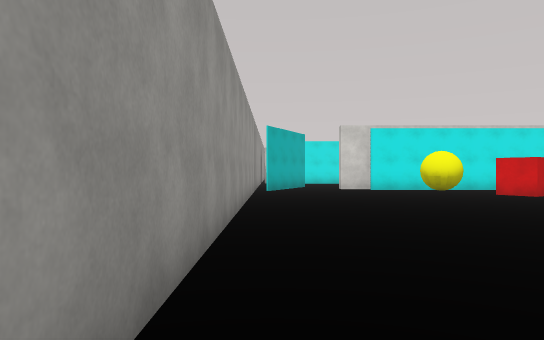
[1] (above)

20 first-person views from a walk through a scene from a Unity 3-D project. The camera is 1.5 m above the floor, looks level and sees 70° across. The floor is counted in squares, 2 m on a side. Each view is taken from the middle of a square. On the plan, view 1 faces up. The plan holds only what a view shows up to about 12 squares ahead; the rest is blank. The place goes on beyond the plan. Surface patterns are stand-ins for the level's own textures.

[2]
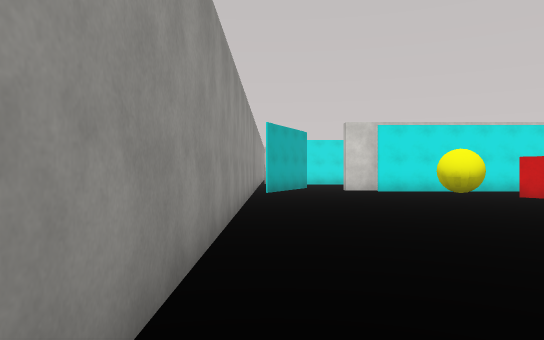

[3]
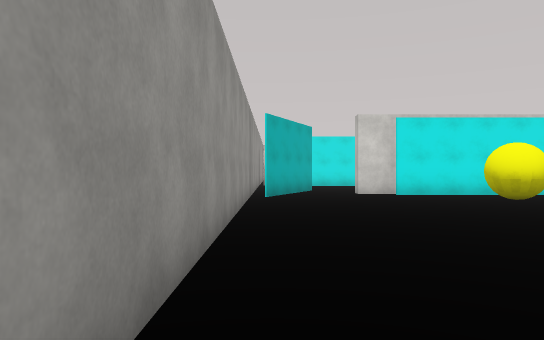

[4]
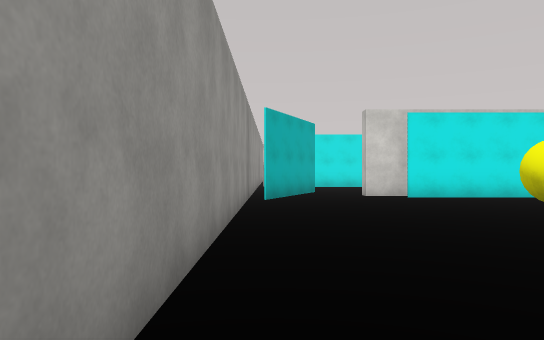

[5]
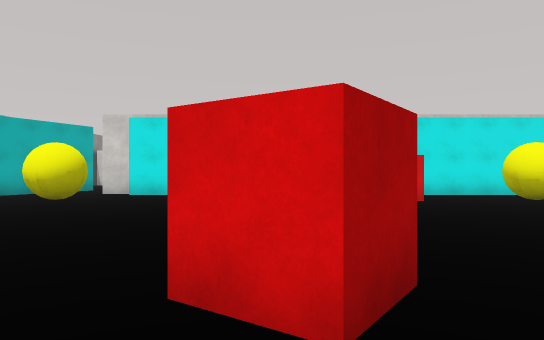

[6]
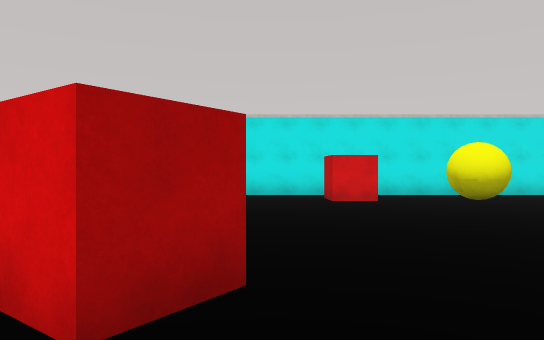

[7]
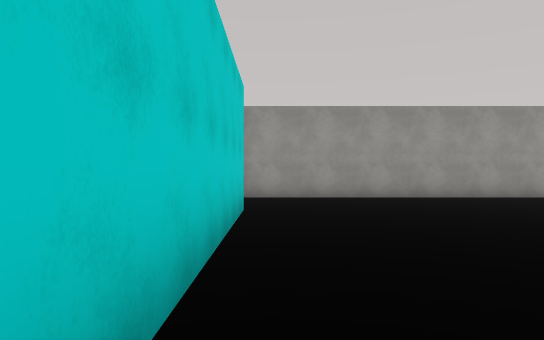

[8]
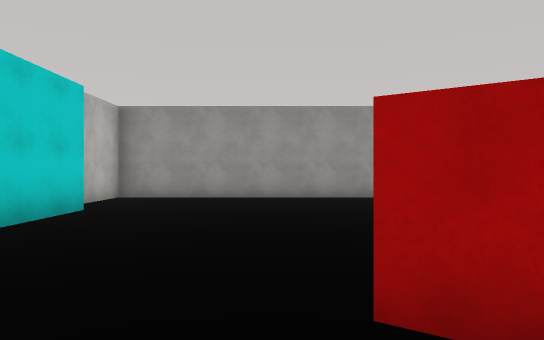

[9]
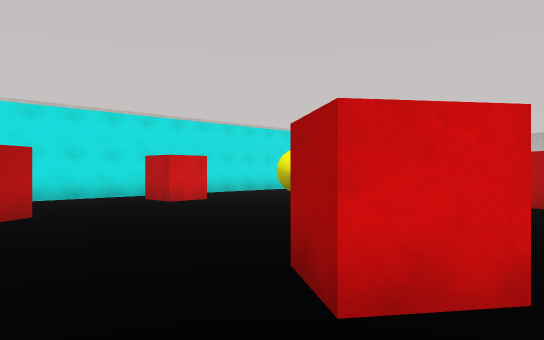

[10]
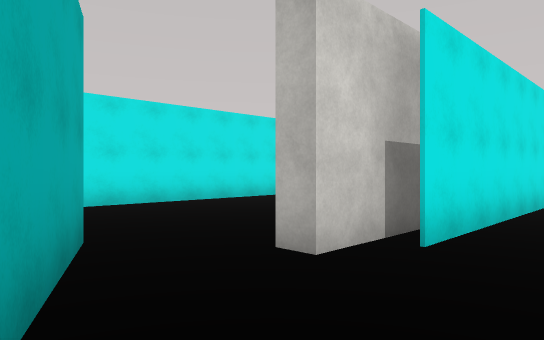

[11]
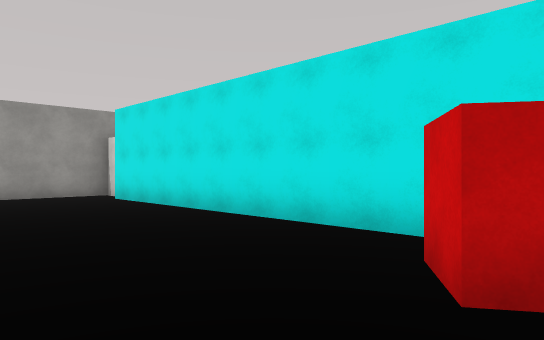

[12]
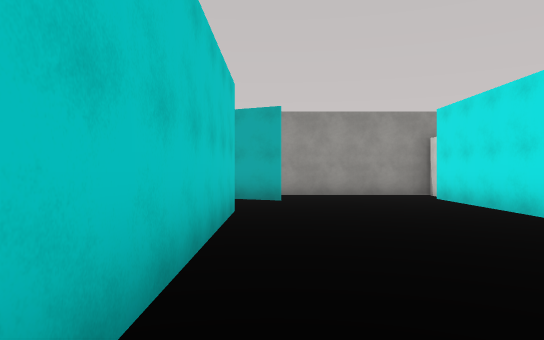

[13]
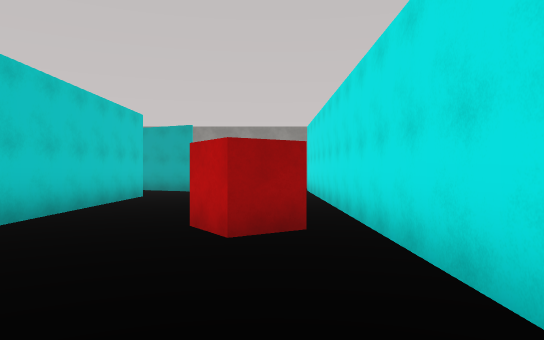

[14]
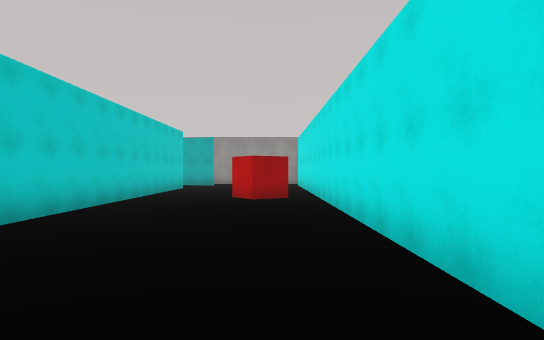

[15]
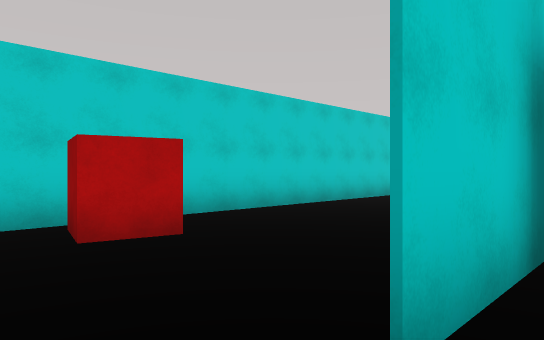

[16]
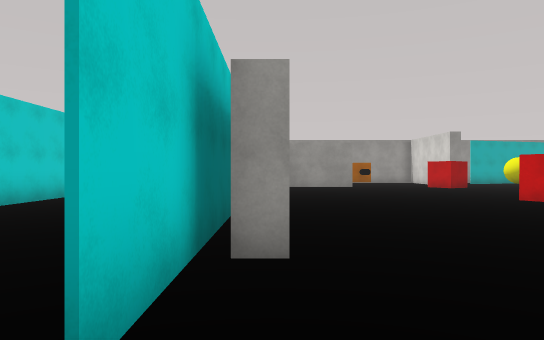

[17]
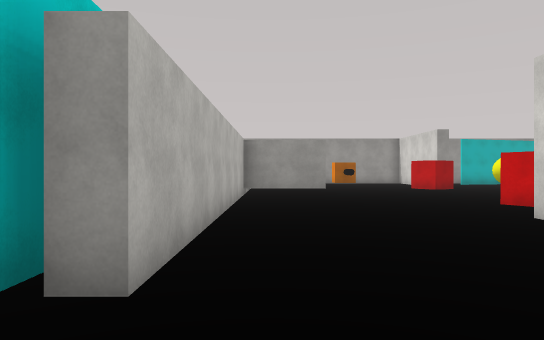

[18]
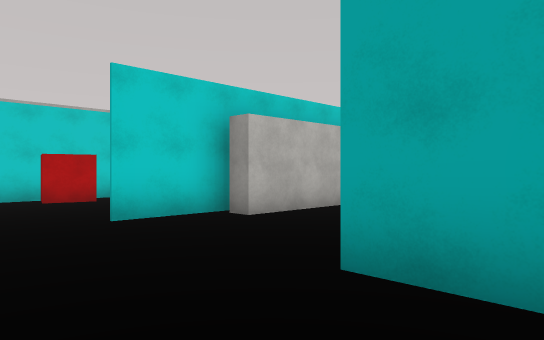

[19]
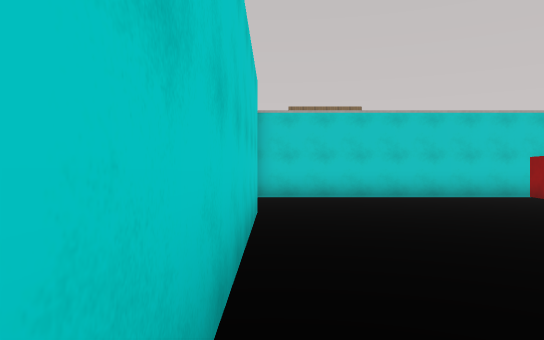

[20]
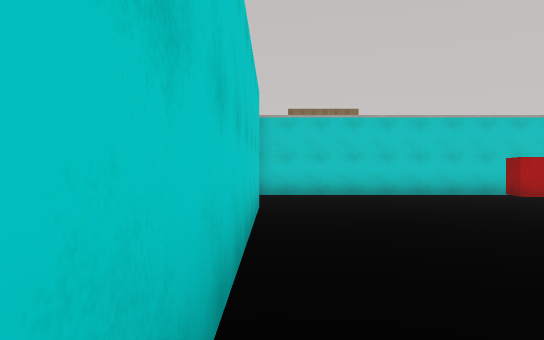

### Floor plan
Points are (right, up) in squares from view 1. A wall is a line through its corners. A room is listed if a view was taken in it or the views show most of it. See-through windows are left out.
Room 1 (views 1, 2, 3, 4, 5, 6, 7, 8, 9, 10)
walls: (17.1, 14.6) (3.6, 14.6); (4.9, 15.1) (2.7, 15.1) (2.7, 15.8); (2.6, 0.5) (9.2, 0.5); (0.9, 15.9) (-0.2, 13.7); (-0.6, 15.1) (-0.6, -0.2) (1.4, -0.2)
ways out: opening at (2, 15) to room 2
objects: yellow ball (4, 10); red cube (6, 10) to (7, 11); red cube (8, 5); red cube (11, 12); yellow ball (12, 10) to (13, 10); red cube (14, 5) to (15, 5)
Room 2 (views 11, 12, 13, 14, 15, 16, 17, 18, 19, 20)
walls: (15.6, 21.3) (20.8, 21.3); (18.2, 21.3) (0.9, 21.3); (9.4, 24.6) (9.4, 22.2) (18.7, 22.2) (18.7, 21.6); (20.6, 26.6) (20.6, 25.2); (3.9, 16.3) (27.4, 16.3); (27.3, 20.1) (27.3, 27.8); (1.5, 17.3) (0.9, 15.9); (-0.6, 21.8) (-0.6, 15.1)
ways out: opening at (2, 15) to room 1
objects: red cube (10, 19) to (11, 20); red cube (13, 28) to (14, 28); red cube (20, 18)

Where each view was taken, in squares from view 1:
view 1: 0 up, 0 right, facing up
view 2: 1 up, 0 right, facing up
view 3: 3 up, 0 right, facing up
view 4: 4 up, 0 right, facing up
view 5: 3 up, 8 right, facing up
view 6: 3 up, 9 right, facing up
view 7: 1 up, 10 right, facing left
view 8: 4 up, 10 right, facing left
view 9: 4 up, 6 right, facing up-right
view 10: 13 up, 0 right, facing up-right
view 11: 17 up, 11 right, facing up-left
view 12: 17 up, 11 right, facing left
view 13: 20 up, 15 right, facing left
view 14: 20 up, 20 right, facing left
view 15: 22 up, 22 right, facing down-left
view 16: 22 up, 22 right, facing left
view 17: 23 up, 21 right, facing left
view 18: 27 up, 23 right, facing down-left
view 19: 27 up, 27 right, facing down
view 20: 28 up, 27 right, facing down
